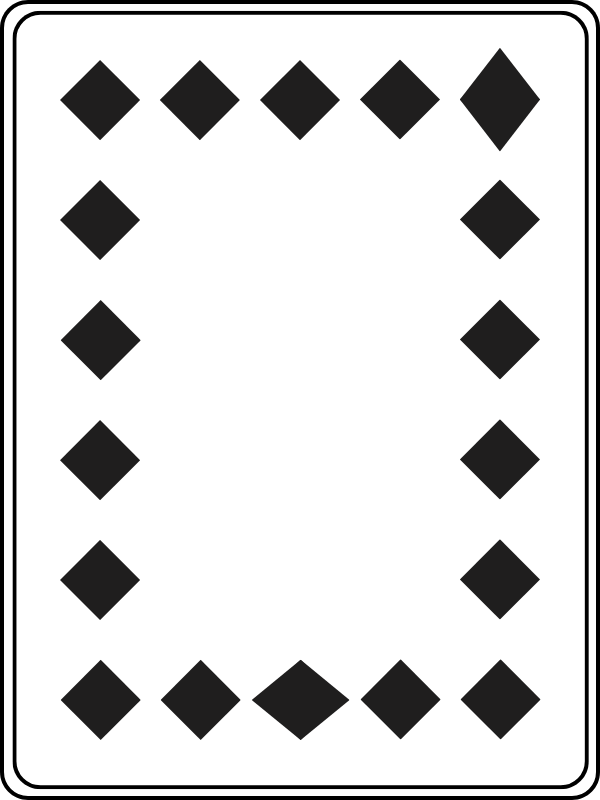
#> input picture task3_pics/tc2-3.png, 600 x 800 px, found by its file name
$ python Canny_edges.py
#> lines starting #> are read from the running program, lines starting #| are printed output that depends on the picture
import cv2 as cv

# img = cv.imread('Images/Convolution0.png')
img = cv.imread('task3_pics\\tc2-3.png')
#> img is the input picture: shape (800, 600, 3); mean B, G, R 215.9, 215.9, 216
cv.imshow('Tree', img)

# Edge Cascade
canny = cv.Canny(img, 125,175)
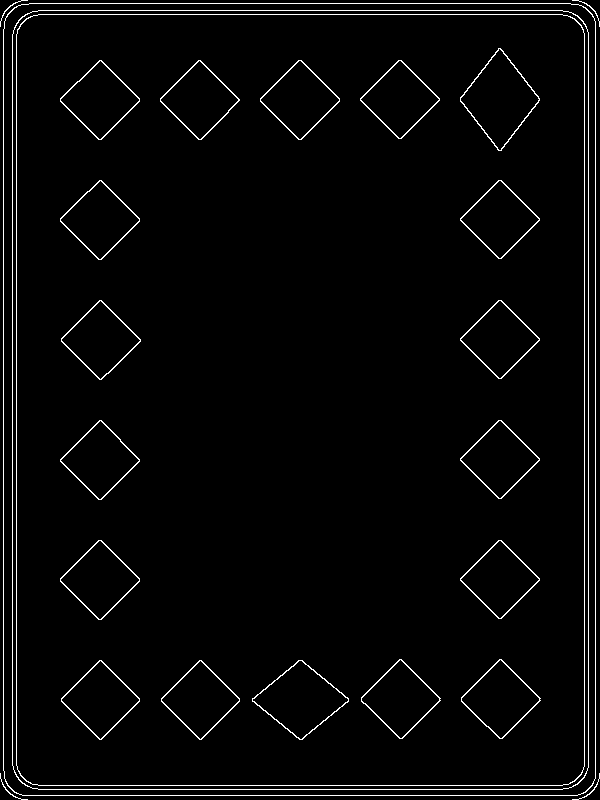
#> canny: shape (800, 600); 2.9% white in thin lines or dots
cv.imshow('Canny Edges', canny)

# Dilating the image
dilated = cv.dilate(canny, (3,3), iterations=1) # (img, kernel, iterations)
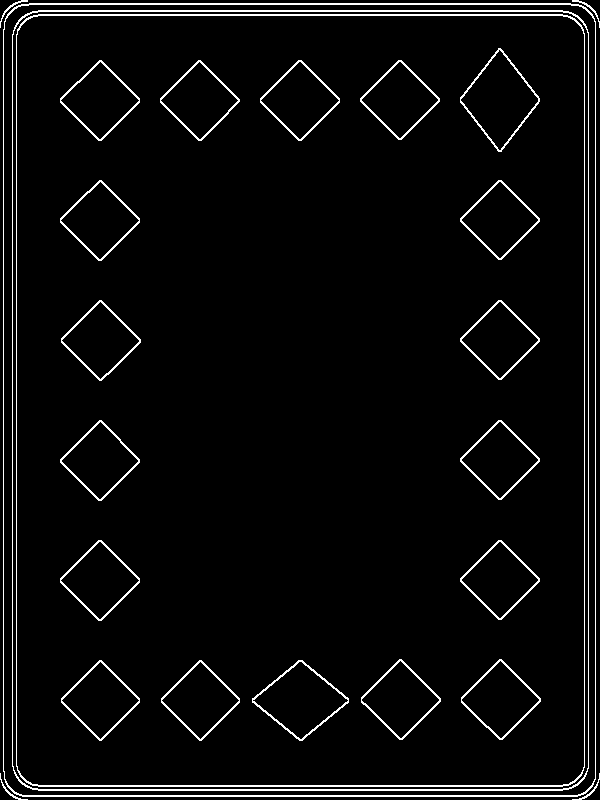
#> dilated: shape (800, 600); 4.3% white in thin lines or dots
cv.imshow('Canny Dilation', dilated)

cv.waitKey(0)
